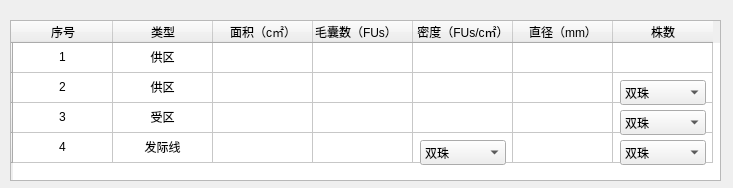
<?xml version="1.0" encoding="UTF-8"?>
<ui version="4.0">
 <class>Gong_Qu</class>
 <widget class="QWidget" name="Gong_Qu">
  <property name="geometry">
   <rect>
    <x>0</x>
    <y>0</y>
    <width>733</width>
    <height>188</height>
   </rect>
  </property>
  <property name="windowTitle">
   <string>Form</string>
  </property>
  <widget class="QTableWidget" name="tableWidget">
   <property name="geometry">
    <rect>
     <x>10</x>
     <y>20</y>
     <width>711</width>
     <height>161</height>
    </rect>
   </property>
   <row>
    <property name="text">
     <string/>
    </property>
   </row>
   <row>
    <property name="text">
     <string/>
    </property>
   </row>
   <row>
    <property name="text">
     <string/>
    </property>
   </row>
   <row>
    <property name="text">
     <string/>
    </property>
   </row>
   <column>
    <property name="text">
     <string>序号</string>
    </property>
   </column>
   <column>
    <property name="text">
     <string>类型</string>
    </property>
   </column>
   <column>
    <property name="text">
     <string>面积（c㎡）</string>
    </property>
   </column>
   <column>
    <property name="text">
     <string>毛囊数（FUs）</string>
    </property>
    <property name="textAlignment">
     <set>AlignLeading|AlignVCenter</set>
    </property>
   </column>
   <column>
    <property name="text">
     <string>密度（FUs/c㎡）</string>
    </property>
    <property name="textAlignment">
     <set>AlignCenter</set>
    </property>
   </column>
   <column>
    <property name="text">
     <string>直径（mm）</string>
    </property>
   </column>
   <column>
    <property name="text">
     <string>株数</string>
    </property>
   </column>
   <item row="0" column="0">
    <property name="text">
     <string>1</string>
    </property>
    <property name="textAlignment">
     <set>AlignCenter</set>
    </property>
   </item>
   <item row="0" column="1">
    <property name="text">
     <string>供区</string>
    </property>
    <property name="textAlignment">
     <set>AlignCenter</set>
    </property>
   </item>
   <item row="0" column="2">
    <property name="text">
     <string/>
    </property>
   </item>
   <item row="1" column="0">
    <property name="text">
     <string>2</string>
    </property>
    <property name="textAlignment">
     <set>AlignCenter</set>
    </property>
   </item>
   <item row="1" column="1">
    <property name="text">
     <string>供区</string>
    </property>
    <property name="textAlignment">
     <set>AlignCenter</set>
    </property>
   </item>
   <item row="2" column="0">
    <property name="text">
     <string>3</string>
    </property>
    <property name="textAlignment">
     <set>AlignCenter</set>
    </property>
   </item>
   <item row="2" column="1">
    <property name="text">
     <string>受区</string>
    </property>
    <property name="textAlignment">
     <set>AlignCenter</set>
    </property>
   </item>
   <item row="3" column="0">
    <property name="text">
     <string>4</string>
    </property>
    <property name="textAlignment">
     <set>AlignCenter</set>
    </property>
   </item>
   <item row="3" column="1">
    <property name="text">
     <string>发际线</string>
    </property>
    <property name="textAlignment">
     <set>AlignCenter</set>
    </property>
   </item>
  </widget>
  <widget class="QComboBox" name="comboBox">
   <property name="geometry">
    <rect>
     <x>620</x>
     <y>80</y>
     <width>86</width>
     <height>25</height>
    </rect>
   </property>
   <item>
    <property name="text">
     <string>双珠</string>
    </property>
   </item>
   <item>
    <property name="text">
     <string>单珠</string>
    </property>
   </item>
  </widget>
  <widget class="QComboBox" name="comboBox_2">
   <property name="geometry">
    <rect>
     <x>620</x>
     <y>110</y>
     <width>86</width>
     <height>25</height>
    </rect>
   </property>
   <item>
    <property name="text">
     <string>双珠</string>
    </property>
   </item>
   <item>
    <property name="text">
     <string>单珠</string>
    </property>
   </item>
  </widget>
  <widget class="QComboBox" name="comboBox_3">
   <property name="geometry">
    <rect>
     <x>620</x>
     <y>140</y>
     <width>86</width>
     <height>25</height>
    </rect>
   </property>
   <item>
    <property name="text">
     <string>双珠</string>
    </property>
   </item>
   <item>
    <property name="text">
     <string>单珠</string>
    </property>
   </item>
  </widget>
  <widget class="QComboBox" name="comboBox_4">
   <property name="geometry">
    <rect>
     <x>420</x>
     <y>140</y>
     <width>86</width>
     <height>25</height>
    </rect>
   </property>
   <item>
    <property name="text">
     <string>双珠</string>
    </property>
   </item>
   <item>
    <property name="text">
     <string>单珠</string>
    </property>
   </item>
  </widget>
 </widget>
 <resources/>
 <connections/>
</ui>
